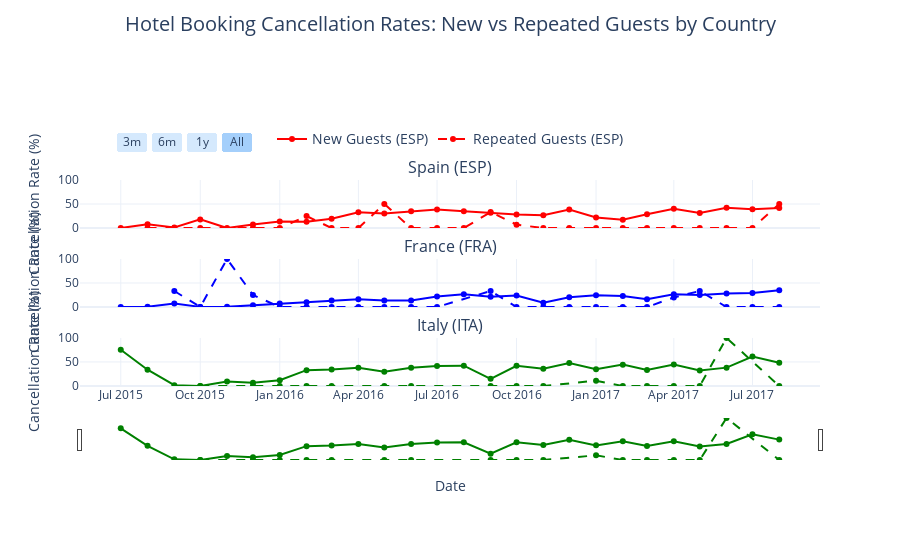

Notebook source saved alongside this figure:
### Code cell
import pandas as pd
import plotly.graph_objects as go
from plotly.subplots import make_subplots

# DATA PREP
# Create a datetime column for better plotting
bookings_df['date'] = pd.to_datetime(bookings_df['ArrivalDateYear'].astype(str) + '-' + 
                           bookings_df['ArrivalDateMonth'] + '-01')

# Function to calculate cancellation rates by country and guest type
def calculate_cancellation_by_country(df):
    # Group by country, date and repeated guest status
    result = df.groupby(['Country', 'date', 'IsRepeatedGuest']).agg({
        'IsCanceled': ['count', 'sum']
    }).reset_index()
    
    # Flatten the multi-index and rename columns
    result.columns = ['Country', 'date', 'IsRepeatedGuest', 'total_bookings', 'total_cancellations']
    
    # Calculate cancellation rate
    result['cancellation_rate'] = (result['total_cancellations'] / 
                                   result['total_bookings'] * 100)
    return result

# Calculate stats
cancellation_stats = calculate_cancellation_by_country(bookings_df)

# Create a figure with subplots - one row for each country
fig = make_subplots(
    rows=3, 
    cols=1,
    shared_xaxes=True,
    subplot_titles=("Spain (ESP)", "France (FRA)", "Italy (ITA)"),
    vertical_spacing=0.15  # Increased spacing between subplots
)

# Countries with specific colors as requested
countries = ['ESP', 'FRA', 'ITA']
country_colors = {'ESP': 'red', 'FRA': 'blue', 'ITA': 'green'}

# Add traces for each country in separate subplots
for i, country in enumerate(countries, 1):
    # Get data for new guests (IsRepeatedGuest = 0)
    new_data = cancellation_stats[
        (cancellation_stats['Country'] == country) & 
        (cancellation_stats['IsRepeatedGuest'] == 0)
    ]
    
    # Get data for repeated guests (IsRepeatedGuest = 1)
    repeated_data = cancellation_stats[
        (cancellation_stats['Country'] == country) & 
        (cancellation_stats['IsRepeatedGuest'] == 1)
    ]
    
    # Add trace for new guests - solid line
    fig.add_trace(
        go.Scatter(
            x=new_data['date'],
            y=new_data['cancellation_rate'],
            name=f'New Guests ({country})' if i == 1 else None,
            showlegend=i==1,
            mode='lines+markers',
            line=dict(color=country_colors[country], width=2, dash='solid'),  # Solid line
            marker=dict(size=6),
            hovertemplate='Date: %{x}<br>Cancellation Rate: %{y:.1f}%<extra></extra>'
        ),
        row=i, col=1
    )
    
    # Add trace for repeated guests - dashed line as requested
    fig.add_trace(
        go.Scatter(
            x=repeated_data['date'],
            y=repeated_data['cancellation_rate'],
            name=f'Repeated Guests ({country})' if i == 1 else None,
            showlegend=i==1,
            mode='lines+markers',
            line=dict(color=country_colors[country], width=2, dash='dash'),  # Dashed line 
            marker=dict(size=6),
            hovertemplate='Date: %{x}<br>Cancellation Rate: %{y:.1f}%<extra></extra>'
        ),
        row=i, col=1
    )
    
    # Update y-axis label
    fig.update_yaxes(title_text="Cancellation Rate (%)", row=i, col=1, range=[0, 100])

# Move filter buttons to more prominent position
fig.update_xaxes(
    rangeslider_visible=True,
    rangeselector=dict(
        buttons=list([
            dict(count=3, label="3m", step="month", stepmode="backward"),
            dict(count=6, label="6m", step="month", stepmode="backward"),
            dict(count=1, label="1y", step="year", stepmode="backward"),
            dict(step="all", label="All")
        ]),
        y=1.1,  # Position higher up
        x=0.05,
        bgcolor='rgba(150, 200, 250, 0.4)',  # Light blue background
        font=dict(size=12)
    ),
    row=3, col=1
)

# Update shared x-axis title
fig.update_xaxes(title_text="Date", row=3, col=1)

# Update the legend positioning in your fig.update_layout section:
fig.update_layout(
    title=dict(
        text='Hotel Booking Cancellation Rates: New vs Repeated Guests by Country',
        x=0.5,
        xanchor='center',
        y=0.97,  # Move title up
        font=dict(size=20)  # Larger title font
    ),
    hovermode='x unified',
    legend=dict(
        orientation="h",
        yanchor="bottom",
        y=1.12,  # Increased from 1.08 to move legend higher
        xanchor="center",
        x=0.5,
        font=dict(size=14),
        bgcolor='rgba(255, 255, 255, 0.8)'
    ),
    template='plotly_white',
    height=900,  # Increased height for better spacing
    margin=dict(l=80, r=80, t=180, b=100),  # Increased top margin from 150 to 180
)

# Show plot
fig.show()

fig.write_html("loyalty_plot_v2.html")

### Figure 1 — Plotly figure (JSON) as saved in the notebook; plotly's stock layout.template omitted (floating-point values rounded to 4 significant figures)
{"data": [{"hovertemplate": "Date: %{x}<br>Cancellation Rate: %{y:.1f}%<extra></extra>", "line": {"color": "red", "dash": "solid", "width": 2}, "marker": {"size": 6}, "mode": "lines+markers", "name": "New Guests (ESP)", "showlegend": true, "type": "scatter", "x": ["2015-07-01T00:00:00", "2015-08-01T00:00:00", "2015-09-01T00:00:00", "2015-10-01T00:00:00", "2015-11-01T00:00:00", "2015-12-01T00:00:00", "2016-01-01T00:00:00", "2016-02-01T00:00:00", "2016-03-01T00:00:00", "2016-04-01T00:00:00", "2016-05-01T00:00:00", "2016-06-01T00:00:00", "2016-07-01T00:00:00", "2016-08-01T00:00:00", "2016-09-01T00:00:00", "2016-10-01T00:00:00", "2016-11-01T00:00:00", "2016-12-01T00:00:00", "2017-01-01T00:00:00", "2017-02-01T00:00:00", "2017-03-01T00:00:00", "2017-04-01T00:00:00", "2017-05-01T00:00:00", "2017-06-01T00:00:00", "2017-07-01T00:00:00", "2017-08-01T00:00:00"], "xaxis": "x", "y": [0, 8.065, 1.278, 18.06, 0, 7.512, 13.41, 12.99, 19.48, 33.08, 30.48, 34.98, 38.75, 35.18, 31.8, 28.03, 26.75, 38.4, 22.22, 17.52, 28.74, 40.15, 31.22, 42.18, 39.01, 41.77], "yaxis": "y"}, {"hovertemplate": "Date: %{x}<br>Cancellation Rate: %{y:.1f}%<extra></extra>", "line": {"color": "red", "dash": "dash", "width": 2}, "marker": {"size": 6}, "mode": "lines+markers", "name": "Repeated Guests (ESP)", "showlegend": true, "type": "scatter", "x": ["2015-08-01T00:00:00", "2015-09-01T00:00:00", "2015-10-01T00:00:00", "2015-12-01T00:00:00", "2016-01-01T00:00:00", "2016-02-01T00:00:00", "2016-03-01T00:00:00", "2016-04-01T00:00:00", "2016-05-01T00:00:00", "2016-06-01T00:00:00", "2016-07-01T00:00:00", "2016-08-01T00:00:00", "2016-09-01T00:00:00", "2016-10-01T00:00:00", "2016-11-01T00:00:00", "2016-12-01T00:00:00", "2017-01-01T00:00:00", "2017-02-01T00:00:00", "2017-03-01T00:00:00", "2017-04-01T00:00:00", "2017-05-01T00:00:00", "2017-06-01T00:00:00", "2017-07-01T00:00:00", "2017-08-01T00:00:00"], "xaxis": "x", "y": [0, 0, 0, 0, 0, 25, 0, 0, 50, 0, 0, 0, 33.33, 7.143, 0, 0, 0, 0, 0, 0, 0, 0, 0, 50], "yaxis": "y"}, {"hovertemplate": "Date: %{x}<br>Cancellation Rate: %{y:.1f}%<extra></extra>", "line": {"color": "blue", "dash": "solid", "width": 2}, "marker": {"size": 6}, "mode": "lines+markers", "showlegend": false, "type": "scatter", "x": ["2015-07-01T00:00:00", "2015-08-01T00:00:00", "2015-09-01T00:00:00", "2015-10-01T00:00:00", "2015-11-01T00:00:00", "2015-12-01T00:00:00", "2016-01-01T00:00:00", "2016-02-01T00:00:00", "2016-03-01T00:00:00", "2016-04-01T00:00:00", "2016-05-01T00:00:00", "2016-06-01T00:00:00", "2016-07-01T00:00:00", "2016-08-01T00:00:00", "2016-09-01T00:00:00", "2016-10-01T00:00:00", "2016-11-01T00:00:00", "2016-12-01T00:00:00", "2017-01-01T00:00:00", "2017-02-01T00:00:00", "2017-03-01T00:00:00", "2017-04-01T00:00:00", "2017-05-01T00:00:00", "2017-06-01T00:00:00", "2017-07-01T00:00:00", "2017-08-01T00:00:00"], "xaxis": "x2", "y": [0, 0.5556, 7.417, 0.3106, 0.4386, 3.535, 7.246, 10.03, 13.75, 16.37, 13.75, 13.58, 21.88, 26.37, 21.43, 23.92, 8.75, 20.14, 24.63, 22.77, 16.07, 26.76, 24.83, 28.24, 28.96, 34.99], "yaxis": "y2"}, {"hovertemplate": "Date: %{x}<br>Cancellation Rate: %{y:.1f}%<extra></extra>", "line": {"color": "blue", "dash": "dash", "width": 2}, "marker": {"size": 6}, "mode": "lines+markers", "showlegend": false, "type": "scatter", "x": ["2015-09-01T00:00:00", "2015-10-01T00:00:00", "2015-11-01T00:00:00", "2015-12-01T00:00:00", "2016-01-01T00:00:00", "2016-02-01T00:00:00", "2016-03-01T00:00:00", "2016-04-01T00:00:00", "2016-05-01T00:00:00", "2016-06-01T00:00:00", "2016-07-01T00:00:00", "2016-09-01T00:00:00", "2016-10-01T00:00:00", "2016-11-01T00:00:00", "2016-12-01T00:00:00", "2017-01-01T00:00:00", "2017-02-01T00:00:00", "2017-03-01T00:00:00", "2017-04-01T00:00:00", "2017-05-01T00:00:00", "2017-06-01T00:00:00", "2017-07-01T00:00:00", "2017-08-01T00:00:00"], "xaxis": "x2", "y": [33.33, 0, 100, 25, 0, 0, 0, 0, 0, 0, 0, 33.33, 0, 0, 0, 0, 0, 0, 20, 33.33, 0, 0, 0], "yaxis": "y2"}, {"hovertemplate": "Date: %{x}<br>Cancellation Rate: %{y:.1f}%<extra></extra>", "line": {"color": "green", "dash": "solid", "width": 2}, "marker": {"size": 6}, "mode": "lines+markers", "showlegend": false, "type": "scatter", "x": ["2015-07-01T00:00:00", "2015-08-01T00:00:00", "2015-09-01T00:00:00", "2015-10-01T00:00:00", "2015-11-01T00:00:00", "2015-12-01T00:00:00", "2016-01-01T00:00:00", "2016-02-01T00:00:00", "2016-03-01T00:00:00", "2016-04-01T00:00:00", "2016-05-01T00:00:00", "2016-06-01T00:00:00", "2016-07-01T00:00:00", "2016-08-01T00:00:00", "2016-09-01T00:00:00", "2016-10-01T00:00:00", "2016-11-01T00:00:00", "2016-12-01T00:00:00", "2017-01-01T00:00:00", "2017-02-01T00:00:00", "2017-03-01T00:00:00", "2017-04-01T00:00:00", "2017-05-01T00:00:00", "2017-06-01T00:00:00", "2017-07-01T00:00:00", "2017-08-01T00:00:00"], "xaxis": "x3", "y": [75.38, 33.84, 1.695, 0, 9.375, 6.667, 12.09, 32.94, 34.48, 38.02, 29.5, 38.04, 41.54, 42.31, 14.85, 42, 35.98, 47.93, 34.83, 44.44, 33.12, 44.88, 32.43, 38.18, 61.22, 48.51], "yaxis": "y3"}, {"hovertemplate": "Date: %{x}<br>Cancellation Rate: %{y:.1f}%<extra></extra>", "line": {"color": "green", "dash": "dash", "width": 2}, "marker": {"size": 6}, "mode": "lines+markers", "showlegend": false, "type": "scatter", "x": ["2015-10-01T00:00:00", "2015-12-01T00:00:00", "2016-01-01T00:00:00", "2016-02-01T00:00:00", "2016-03-01T00:00:00", "2016-05-01T00:00:00", "2016-06-01T00:00:00", "2016-09-01T00:00:00", "2016-10-01T00:00:00", "2016-11-01T00:00:00", "2017-01-01T00:00:00", "2017-02-01T00:00:00", "2017-03-01T00:00:00", "2017-04-01T00:00:00", "2017-05-01T00:00:00", "2017-06-01T00:00:00", "2017-08-01T00:00:00"], "xaxis": "x3", "y": [0, 0, 0, 0, 0, 0, 0, 0, 0, 0, 11.11, 0, 0, 0, 0, 100, 0], "yaxis": "y3"}], "layout": {"annotations": [{"font": {"size": 16}, "showarrow": false, "text": "Spain (ESP)", "x": 0.5, "xanchor": "center", "xref": "paper", "y": 1.0, "yanchor": "bottom", "yref": "paper"}, {"font": {"size": 16}, "showarrow": false, "text": "France (FRA)", "x": 0.5, "xanchor": "center", "xref": "paper", "y": 0.6167, "yanchor": "bottom", "yref": "paper"}, {"font": {"size": 16}, "showarrow": false, "text": "Italy (ITA)", "x": 0.5, "xanchor": "center", "xref": "paper", "y": 0.2333, "yanchor": "bottom", "yref": "paper"}], "autosize": true, "hovermode": "x unified", "legend": {"bgcolor": "rgba(255, 255, 255, 0.8)", "font": {"size": 14}, "orientation": "h", "x": 0.5, "xanchor": "center", "y": 1.12, "yanchor": "bottom"}, "margin": {"b": 100, "l": 80, "r": 80, "t": 180}, "title": {"font": {"size": 20}, "text": "Hotel Booking Cancellation Rates: New vs Repeated Guests by Country", "x": 0.5, "xanchor": "center", "y": 0.97}, "xaxis": {"anchor": "y", "autorange": true, "domain": [0, 1], "matches": "x3", "range": ["2015-05-13 18:48:37.6209", "2017-09-18 05:11:22.3791"], "showticklabels": false, "type": "date"}, "xaxis2": {"anchor": "y2", "autorange": true, "domain": [0, 1], "matches": "x3", "range": ["2015-05-13 18:48:37.6209", "2017-09-18 05:11:22.3791"], "showticklabels": false, "type": "date"}, "xaxis3": {"anchor": "y3", "autorange": true, "domain": [0, 1], "range": ["2015-05-13 18:48:37.6209", "2017-09-18 05:11:22.3791"], "rangeselector": {"bgcolor": "rgba(150, 200, 250, 0.4)", "buttons": [{"count": 3, "label": "3m", "step": "month", "stepmode": "backward"}, {"count": 6, "label": "6m", "step": "month", "stepmode": "backward"}, {"count": 1, "label": "1y", "step": "year", "stepmode": "backward"}, {"label": "All", "step": "all"}], "font": {"size": 12}, "x": 0.05, "y": 1.1}, "rangeslider": {"autorange": true, "range": ["2015-05-13 18:48:37.6209", "2017-09-18 05:11:22.3791"], "visible": true, "yaxis3": {"_template": null, "rangemode": "match"}}, "title": {"text": "Date"}, "type": "date"}, "yaxis": {"anchor": "x", "domain": [0.7667, 1.0], "range": [0, 100], "title": {"text": "Cancellation Rate (%)"}, "type": "linear"}, "yaxis2": {"anchor": "x2", "domain": [0.3833, 0.6167], "range": [0, 100], "title": {"text": "Cancellation Rate (%)"}, "type": "linear"}, "yaxis3": {"anchor": "x3", "domain": [0, 0.2333], "range": [0, 100], "title": {"text": "Cancellation Rate (%)"}, "type": "linear"}}}
